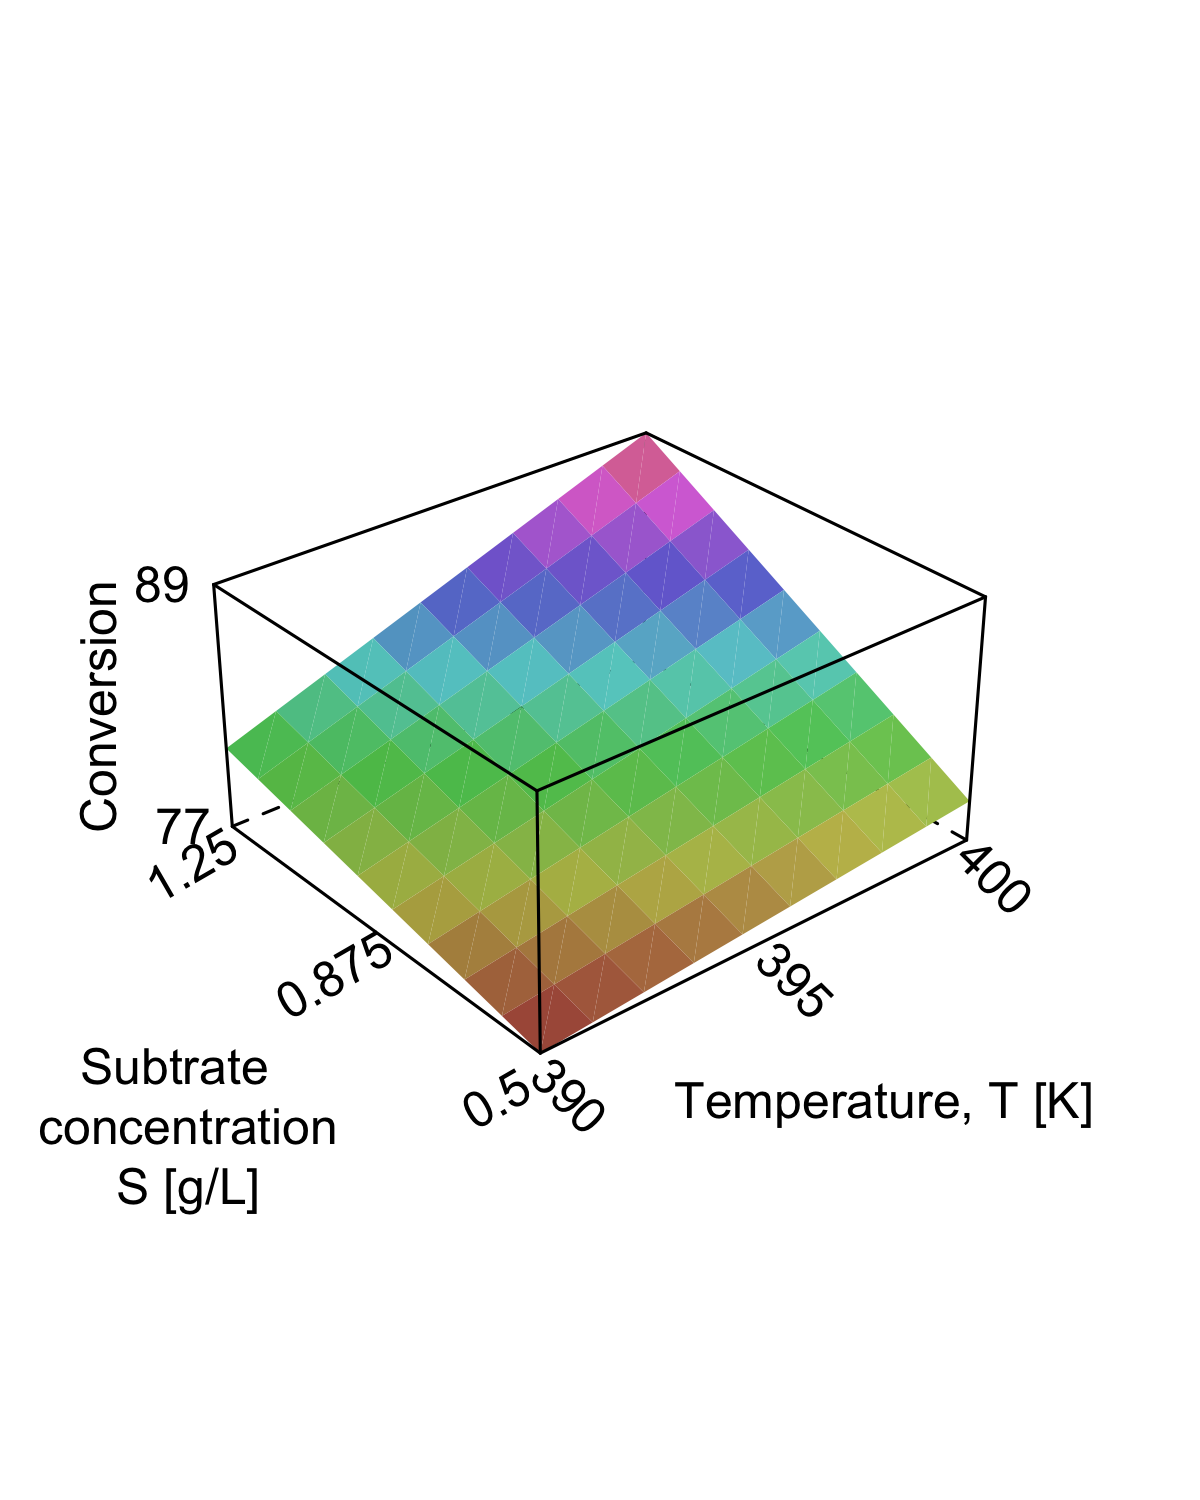

This chart was generated by the following R code:

surface <- function(x1,x2){
    x1off = 360
    x1scale = 20
    x1s = (x1 - x1off)/x1scale
    
    x2off = 0
    x2scale = 1
    x2s = (x2 - x2off)/x2scale
    
    z = 30*x1s + 16*x2s- 10*x1s^2 - 20*x2s^2 +16*x1s*x2s + 40.1
}
surface.linear <- function(x1,x2){
    x1off = 395
    x1scale = 5
    x1s = (x1 - x1off)/x1scale
    
    x2off = (1.25+0.5)/2
    x2scale = (1.25-0.5)/2
    x2s = (x2 - x2off)/x2scale
    
    z = 2.5*x1s + 3.5*x2s + 81.5 + 1.5*x1s*x2s 
}

surface.linear.no.interaction <- function(x1,x2){
    x1off = 395
    x1scale = 5
    x1s = (x1 - x1off)/x1scale
    
    x2off = (1.25+0.5)/2
    x2scale = (1.25-0.5)/2
    x2s = (x2 - x2off)/x2scale
    
    z = 2.5*x1s + 3.5*x2s + 81.5
}


Xoff = 360     # offset for X
Xscale = 20.0

N = 10 # resolution of surface
xlo = 390
xhi = 400
xmid = 395
ylo = 0.5
yhi = 1.25
ymid = (1.25+0.5)/2

x1 <- seq(xlo, xhi,length=N)
x2 <- seq(ylo , yhi, length=N)
g.linear <- expand.grid(x1=x1, x2=x2)
g.linear$y <- surface.linear(g.linear$x1, g.linear$x2)

g.linear.no.interaction <- expand.grid(x1=x1, x2=x2)
g.linear.no.interaction$y <- surface.linear.no.interaction(g.linear.no.interaction$x1, g.linear.no.interaction$x2)

xlabels = c(xlo, xhi, xmid)
ylabels = c(ylo, yhi, ymid)
zmin = floor(surface(xlo,ylo))
zmax = floor(surface(xhi,yhi)) + 1
zmax
zlabels = c(zmin, 61, zmax)
g.linear.no.interaction$y[which.max(g.linear.no.interaction$y)] = zmax
g.linear$y[which.max(g.linear$y)] = zmax

library(lattice)
png(file="factorial-two-level-surface-with-interaction-slides.png", height = 1500, width = 1200, res=300, bg="transparent")
par.set <-  list(axis.line = list(col = "transparent"), clip = list(panel = "off"))
print(wireframe(y ~ x1*x2,
        data = g.linear,
        shade=TRUE,
        scales=list(arrows=FALSE,
                    distance=c(2,2.5,1),
                    rot=c(0),
                    x=list(draw=TRUE, at=xlabels, labels=as.character(xlabels), cex=1, rot=-45),
                    y=list(draw=TRUE, at=ylabels, labels=as.character(ylabels), cex=1, rot=30),
                    z=list(draw=TRUE, at=zlabels, labels=as.character(zlabels), cex=1)
                    ),
        aspect = c(0.9, 0.5),  # y/x and z/x
        par.settings = par.set,
        xlab="Temperature, T [K]",
        ylab=paste("Subtrate \n concentration\n S [g/L]"),
        zlab=list("Conversion", rot=90),
        alpha.regions = 0.2,
        #screen = list(z = 0, x = 45, y =45),
        )
)
dev.off()

png(file="factorial-two-level-surface-without-interaction-slides.png", height = 1500, width = 1200, res=300, bg="transparent")
par.set <-  list(axis.line = list(col = "transparent"), clip = list(panel = "off"))
print(wireframe(y ~ x1*x2,
        data = g.linear.no.interaction,
        shade=TRUE,
        scales=list(arrows=FALSE,
                    distance=c(2,2.5,1),
                    rot=c(0),
                    x=list(draw=TRUE, at=xlabels, labels=as.character(xlabels), cex=1, rot=-45),
                    y=list(draw=TRUE, at=ylabels, labels=as.character(ylabels), cex=1, rot=30),
                    z=list(draw=TRUE, at=zlabels, labels=as.character(zlabels), cex=1)
                    ),
        aspect = c(0.9, 0.5),  # y/x and z/x
        par.settings = par.set,
        xlab="Temperature, T [K]",
        ylab=paste("Subtrate \n concentration\n S [g/L]"),
        zlab=list("Conversion", rot=90),
        alpha.regions = 0.2,
        #screen = list(z = 0, x = 45, y =45),
        )
)
dev.off()